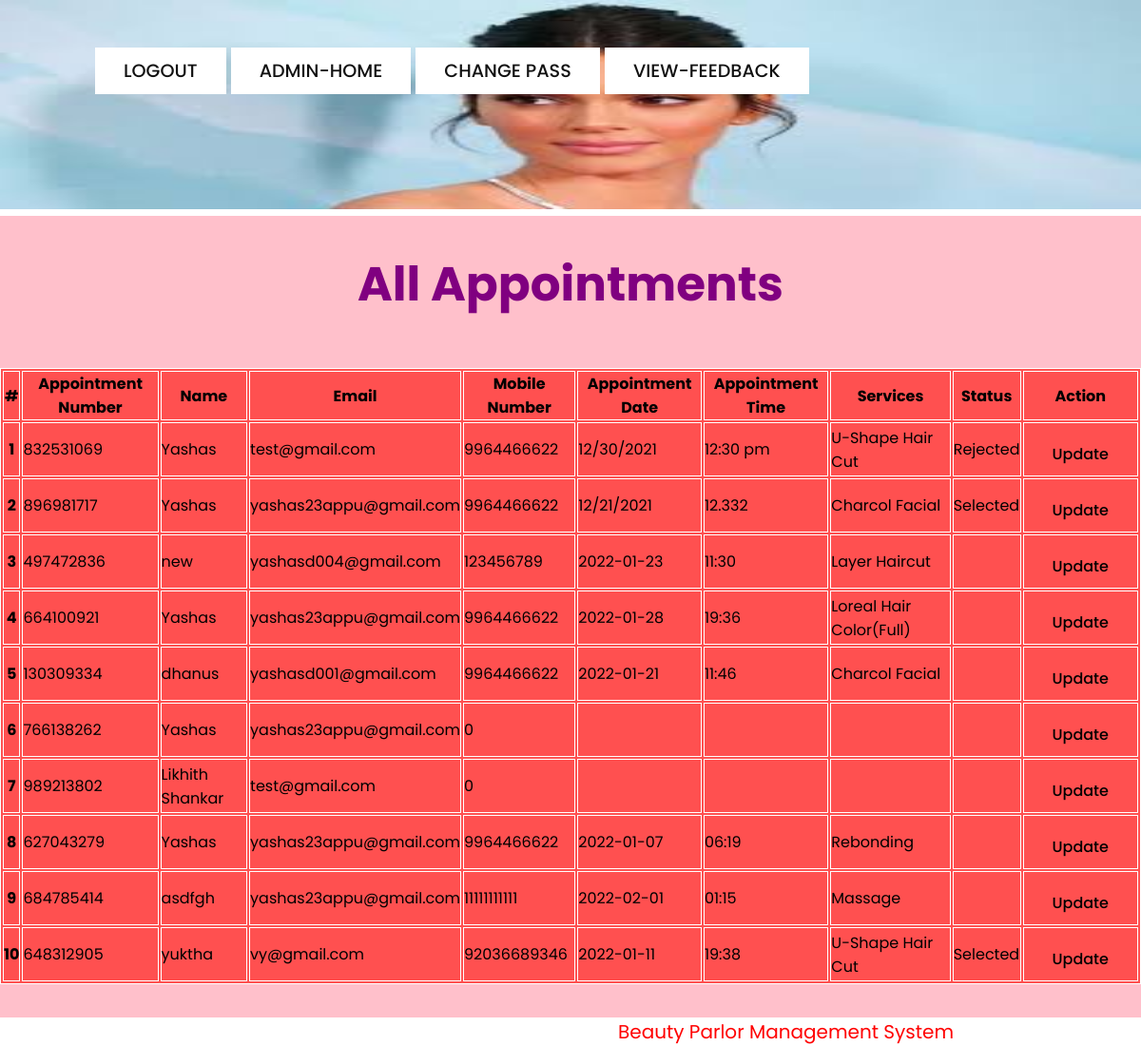
The page /nap.php on the database its author committed.
### tables this page shows
CREATE TABLE IF NOT EXISTS `tblappointment` (
  `ID` int(10) NOT NULL AUTO_INCREMENT,
  `AptNumber` varchar(80) DEFAULT NULL,
  `Name` varchar(120) DEFAULT NULL,
  `Email` varchar(120) DEFAULT NULL,
  `PhoneNumber` bigint(11) DEFAULT NULL,
  `AptDate` varchar(120) DEFAULT NULL,
  `AptTime` varchar(120) DEFAULT NULL,
  `Services` varchar(120) DEFAULT NULL,
  `Status` varchar(250) NOT NULL,
  PRIMARY KEY (`ID`)
);

### nap.php (the view, shortened to what this page needs)
<?php
include('includes/dbconnection.php');
?>
<!DOCTYPE html>
<html>
<head>
<link rel="stylesheet" type="text/css" href="css/style.css">
</head>
<body>
<header>
      <div class="text-1">
        <a href="index.html">LOGOUT</a>
        <a href="home.php">ADMIN-HOME</a>
        <a href="change-pass.php">Change Pass</a>
        <a href="view-fb.php">View-Feedback</a>
      </div>
</header>
<img src="img1.jpg" width="100%" height="220px">
<section id="service">
  <div class="title-text">
    <H1>All Appointments</H1>
  </div>
            <table class="ttt" style="background-color: #ff5050"> <thead> <tr> <th>#</th> <th> Appointment Number</th> <th>Name</th><th>Email</th><th>Mobile Number</th> <th>Appointment Date</th><th>Appointment Time</th><th>Services</th><th>Status</th><th>Action</th> </tr> </thead> <tbody>
<?php
$ret=mysqli_query($con,"select *from  tblappointment");
$cnt=1;
while ($row=mysqli_fetch_array($ret)) {
?>
             <tr> <th scope="row"><?php echo $cnt;?></th>
              <td><?php  echo $row['AptNumber'];?></td>
               <td><?php  echo $row['Name'];?></td>
               <td><?php  echo $row['Email'];?></td>
               <td><?php  echo $row['PhoneNumber'];?></td>
               <td><?php  echo $row['AptDate'];?></td>
                <td><?php  echo $row['AptTime'];?></td>
                <td><?php  echo $row['Services'];?></td>
                <td><?php  echo $row['Status'];?></td>
                <td><div class="text-3"> <a href="delete-nap.php?viewid=<?php echo $row['ID'];?>">Update</a></div></td> </tr>   <?php
$cnt=$cnt+1;
}?></tbody> </table>
  </section>
<div class="foot">
<p>Beauty Parlor Management System</p>
</div>
</body>
</html>

### css/style.css (style rules this page uses)
* { margin: 0; padding: 0; box-sizing: border-box; font-family: 'Poppins', sans-serif; }
header { font-size: 1.2em; position: absolute; top: 0; left: 0; width: 100%; padding: 40px 100px; z-index: 1000; display: flex; justify-content: space-between; align-items: ; }
.title-text { text-align: center; padding-bottom: 50px; }
.title-text h1 { font-size: 50px; color: purple; }
#service { width: 100%; padding: 35px 0; background: pink; }
.text-1 a { display: inline-block; font-size: 1em; background: #fff; padding: 10px 30px; text-transform: uppercase; text-decoration: none; font-weight: 500; margin-top: 10px; color: #111; transition: 0.5s; }

### nap.php (style rules this page uses)
table, th, td { border: 1px solid white; }
table.ttt { margin-left: auto; margin-right: auto; }
.foot p { margin-left: 650px; font-size: 20px; color: red; }
.text-3 a { display: inline-block; font-size: 1em; background: #ff5050; padding: 10px 30px; text-decoration: none; font-weight: 500; margin-top: 10px; color: black; transition: 0.5s; }

### rows shown on the page
tblappointment: AptNumber "832531069", Name "Yashas", Email "test@gmail.com", PhoneNumber "9964466622", AptDate "12/30/2021", AptTime "12:30 pm", Services "U-Shape Hair Cut", Status "Rejected"
tblappointment: AptNumber "896981717", Name "Yashas", Email "yashas23appu@gmail.com", PhoneNumber "9964466622", AptDate "12/21/2021", AptTime "12.332", Services "Charcol Facial", Status "Selected"
tblappointment: AptNumber "497472836", Name "new", Email "yashasd004@gmail.com", PhoneNumber "123456789", AptDate "2022-01-23", AptTime "11:30", Services "Layer Haircut"
tblappointment: AptNumber "664100921", Name "Yashas", Email "yashas23appu@gmail.com", PhoneNumber "9964466622", AptDate "2022-01-28", AptTime "19:36", Services "Loreal Hair Color(Full)"
tblappointment: AptNumber "130309334", Name "dhanus", Email "yashasd001@gmail.com", PhoneNumber "9964466622", AptDate "2022-01-21", AptTime "11:46", Services "Charcol Facial"
tblappointment: AptNumber "766138262", Name "Yashas", Email "yashas23appu@gmail.com", PhoneNumber "0"
tblappointment: AptNumber "989213802", Name "Likhith Shankar", Email "test@gmail.com", PhoneNumber "0"
tblappointment: AptNumber "627043279", Name "Yashas", Email "yashas23appu@gmail.com", PhoneNumber "9964466622", AptDate "2022-01-07", AptTime "06:19", Services "Rebonding"
tblappointment: AptNumber "684785414", Name "asdfgh", Email "yashas23appu@gmail.com", PhoneNumber "11111111111", AptDate "2022-02-01", AptTime "01:15", Services "Massage"
tblappointment: AptNumber "648312905", Name "yuktha", Email "vy@gmail.com", PhoneNumber "92036689346", AptDate "2022-01-11", AptTime "19:38", Services "U-Shape Hair Cut", Status "Selected"
